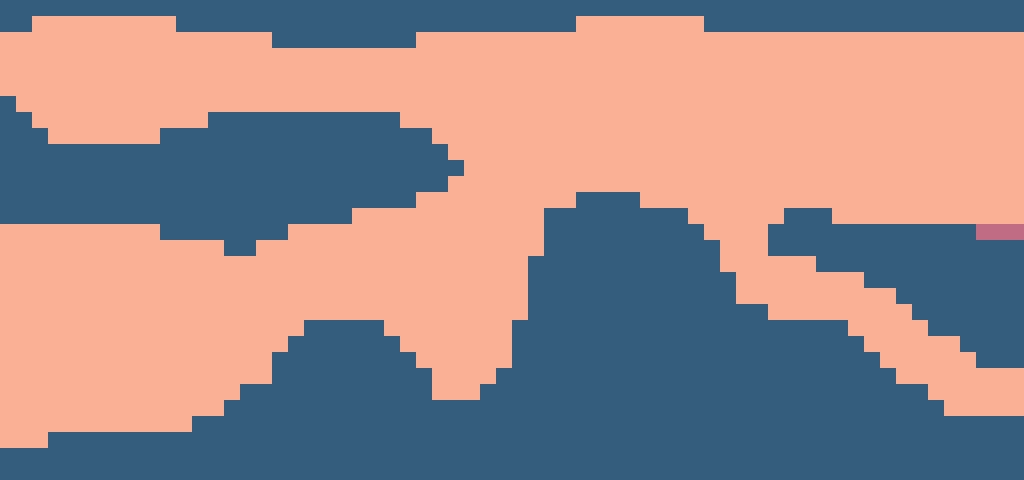

The image is a tile-based game level rendered from a .tmx file. Its description and source (layers, tilesets, objects; grid data summarised) follow:
An orthogonal 64x30 tile map with 16x16 px tiles, 2 tile layers (background, graphics), 3 tilesets and 56 objects.

<map version="1.0" orientation="orthogonal" renderorder="right-down" width="64" height="30" tilewidth="16" tileheight="16" nextobjectid="139">
 <tileset firstgid="1" name="ground" tilewidth="16" tileheight="16" tilecount="1">
  <image source="../../16X16 textures/v3/ground.png" trans="ff00ff" width="16" height="16" />
 </tileset>
 <tileset firstgid="2" name="background" tilewidth="16" tileheight="16" tilecount="1">
  <image source="../../16X16 textures/v3/background.png" trans="ff00ff" width="16" height="16" />
 </tileset>
 <tileset firstgid="3" name="enemy" tilewidth="16" tileheight="16" tilecount="1">
  <image source="../../16X16 textures/v3/enemy.png" trans="ff00ff" width="16" height="16" />
 </tileset>
 <layer name="background" width="64" height="30">
  <data>[1920 cells, 1920 non-empty, 1 distinct tile ids]</data>
 </layer>
 <layer name="graphics" width="64" height="30">
  <data>[1920 cells, 919 non-empty, 2 distinct tile ids]</data>
 </layer>
 <objectgroup name="ground">
  <object id="70" x="272" y="32" width="144" height="16" />
  <object id="71" x="0" y="96" width="16" height="48" />
  <object id="72" x="16" y="112" width="16" height="32" />
  <object id="73" x="32" y="128" width="16" height="16" />
  <object id="74" x="48" y="144" width="160" height="16" />
  <object id="77" x="160" y="128" width="48" height="16" />
  <object id="78" x="208" y="112" width="192" height="96" />
  <object id="79" x="400" y="128" width="16" height="80" />
  <object id="80" x="416" y="128" width="16" height="64" />
  <object id="81" x="432" y="144" width="16" height="48" />
  <object id="82" x="448" y="160" width="16" height="16" />
  <object id="83" x="0" y="208" width="160" height="16" />
  <object id="84" x="160" y="224" width="128" height="16" />
  <object id="85" x="224" y="240" width="32" height="16" />
  <object id="86" x="288" y="208" width="64" height="16" />
  <object id="87" x="0" y="0" height="480" />
  <object id="88" x="0" y="448" width="1024" height="32" />
  <object id="90" x="48" y="432" width="144" height="16" />
  <object id="91" x="192" y="416" width="832" height="32" />
  <object id="93" x="976" y="352" width="48" height="16" />
  <object id="94" x="960" y="336" width="32" height="16" />
  <object id="95" x="928" y="320" width="32" height="16" />
  <object id="96" x="912" y="304" width="16" height="16" />
  <object id="97" x="896" y="288" width="16" height="16" />
  <object id="98" x="880" y="272" width="16" height="16" />
  <object id="100" x="864" y="272" width="16" height="16" />
  <object id="101" x="816" y="256" width="48" height="16" />
  <object id="102" x="784" y="240" width="32" height="16" />
  <object id="103" x="768" y="240" width="16" height="16" />
  <object id="104" x="224" y="400" width="720" height="16" />
  <object id="105" x="240" y="384" width="192" height="16" />
  <object id="106" x="272" y="352" width="144" height="32" />
  <object id="107" x="416" y="368" width="16" height="16" />
  <object id="108" x="288" y="336" width="112" height="16" />
  <object id="109" x="304" y="320" width="80" height="16" />
  <object id="110" x="479.333" y="383.333" width="448" height="16" />
  <object id="112" x="494.667" y="367.333" width="400" height="16" />
  <object id="113" x="848" y="336" width="16" height="32" />
  <object id="114" x="864" y="352" width="16" height="16" />
  <object id="115" x="512" y="320" width="336" height="48" />
  <object id="116" x="528" y="256.667" width="192" height="64" />
  <object id="117" x="720" y="272" width="16" height="48" />
  <object id="118" x="736" y="304" width="32" height="16" />
  <object id="119" x="544" y="208" width="144" height="48" />
  <object id="120" x="688" y="224" width="16" height="32" />
  <object id="121" x="704" y="240" height="16" />
  <object id="122" x="576" y="192" width="64" height="16" />
  <object id="127" x="784" y="208" width="48" height="16" />
  <object id="128" x="-0.666667" y="0" width="32" height="32" />
  <object id="129" x="176" y="16" width="400" height="16" />
  <object id="130" x="704" y="16" width="320" height="16" />
  <object id="131" x="32" y="0" width="992" height="16" />
  <object id="134" x="1024" y="-1.33333" height="480" />
  <object id="135" x="704" y="240" width="16" height="16" />
  <object id="137" x="768" y="224" width="208" height="16" />
 </objectgroup>
 <objectgroup name="mobs" />
 <objectgroup name="finish blocks">
  <object id="138" x="976" y="224" width="48" height="16" />
 </objectgroup>
 <objectgroup name="abstrackt stop block" />
</map>
